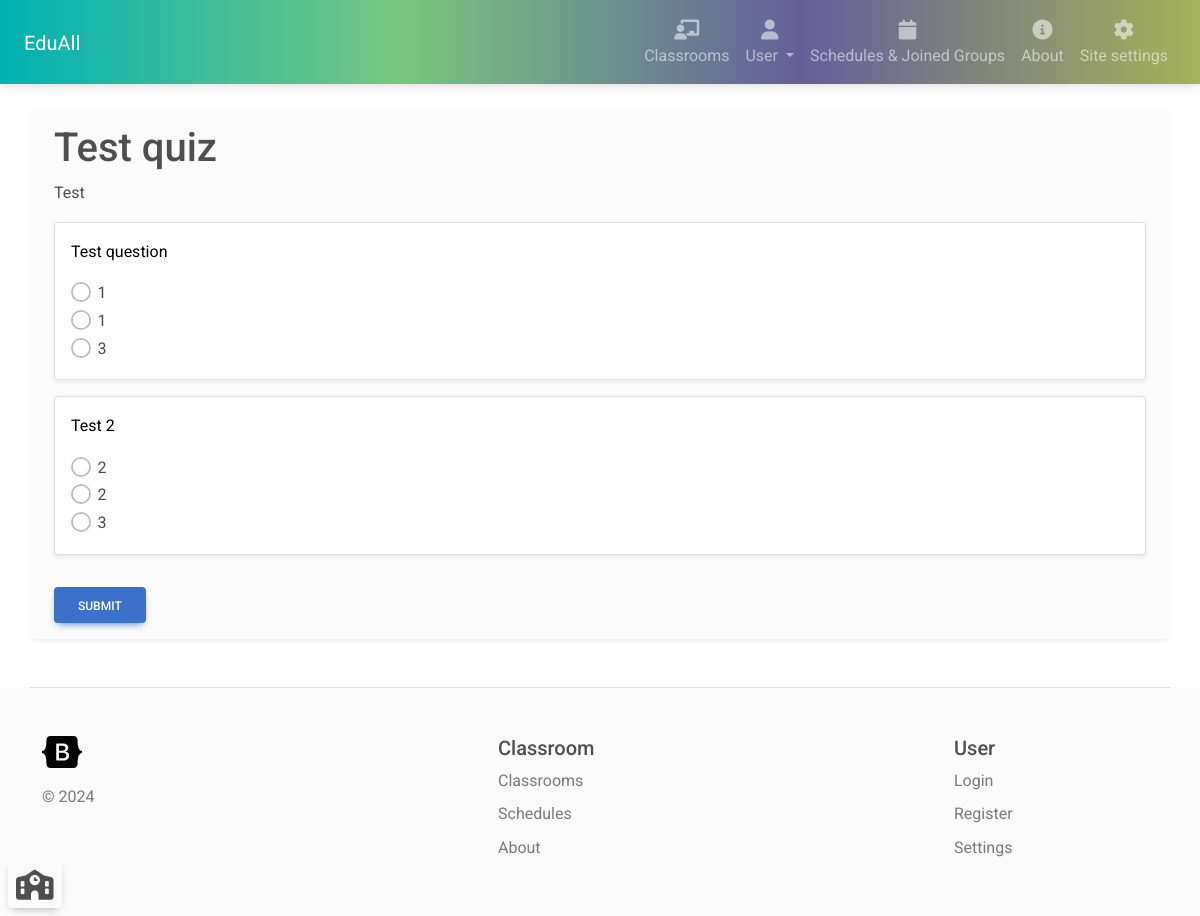
The app's page /classroom/quiz/2/answer (signed in) with its own data.
### classroom_manager/models.py (models this page shows, shortened)
class Quiz(models.Model):
    title = models.CharField(max_length=200)
    description = models.CharField(max_length=3000)
    classroom = models.ForeignKey(Classroom, on_delete=models.CASCADE)
    deadline = models.DateTimeField(null=True)

class QuizQuestion(models.Model):
    question = models.CharField(max_length=2000)
    quiz = models.ForeignKey(Quiz, on_delete=models.CASCADE)
    a = models.CharField(max_length=500)
    b = models.CharField(max_length=500)
    c = models.CharField(max_length=500)
    d = models.CharField(max_length=500)
    e = models.CharField(max_length=500)
    correct = models.CharField(max_length=1)
    def __str__(self):
        return self.question
    class Meta:
        constraints = [
            models.CheckConstraint(check=models.Q(correct__in=['a', 'b', 'c', 'd', 'e']), name='correct_answer_constraint')
        ]

### classroom_manager/views.py (the view, shortened to what this page needs)
# urls.py: path('classroom/quiz/<int:quizId>/answer', views.answerQuiz, name="answer_quiz"),
@login_required(login_url='login')
def answerQuiz(request: HttpRequest, quizId: int):
    if request.method == 'GET':
        quiz = Quiz.objects.filter(id=quizId).first()
        if quiz == None:
            return render(request, '404page.html')
        questions = QuizQuestion.objects.filter(quiz=quiz).all()
        context = {'quiz': quiz, 'questions': questions}
        return render(request, 'quiz_answer.html', context)

### classroom_manager/templates/quiz_answer.html (shortened to what this page needs)
{% extends 'navbar.html' %}
{% block content %}
<h1>{{ quiz.title }}</h1>
<p class="mb-3 mt-2">{{ quiz.description }}</p>
<form method="POST" action="{% url 'answer_quiz' quiz.id %}">
{% for question in questions %}
    <div class="border rounded-2 px-3 py-3 mb-3 mt-0 shadow-sm bg-white" style="">
        <p class="text-black mt-0">{{ question }}</p>
        <div class="form-check">
            <input class="form-check-input" type="radio" name="{{ question.id }}" value="a" id="answerA{{ question.id }}" required>
            <label class="form-check-label" for="answerA{{ question.id }}">
                {{ question.a}}
            </label>
        </div>
        <div class="form-check">
            <input class="form-check-input" type="radio" name="{{ question.id }}" value="b" id="answerB{{ question.id }}" >
            <label class="form-check-label" for="answerB{{ question.id }}">
                {{ question.b }}
            </label>
        </div>
        {% if question.c %}
            <div class="form-check">
                <input class="form-check-input" type="radio" name="{{ question.id }}" value="c" id="answerC{{ question.id }}" >
                <label class="form-check-label" for="answerC{{ question.id }}">
                {{ question.c }}
                </label>
            </div>
        {% endif %}
    </div>
{% endfor %}
<button type="submit" class="btn btn-primary mx-auto mt-3">Submit</button>
</form>
{% endblock %}

### classroom_manager/static/css/variables.css (style rules this page uses)
:root { --primary: #155bd5; --primary-dark: #1c3ab6; --primary-light: #e2f1ff; --accent: #00d4d7; --accent-dark: #00bac1; --accent-light: #dff9f8; --success: #13d527; --success-dark: #00ae11; --success-light: #eafbe7; --secondary: #8f15d5; --secondary-dark: #6013c7; --secondary-light: #f4e5fa; --info: #15b2d5; --info-dark: #0f8ca8; --info-light: #e0f5fa; --caution: #dbbb25; --caution-dark: #d58f15; --caution-light: #fbf9e4; --error: #e6185e; --error-dark: #bf1257; --error-light: #fce4eb; --black: #1d1d1d; --dark-1: #2d2d2d; --dark-2: #4d4d4d; --dark-3: #6d6d6d; --gray-1: #8d8d8d; --gray-2: #adadad; --gray-3: #cdcdcd; --gray-4: #e0e0e0; --light-1: #efefef; --light-2: #f5f5f5; --light-3: #fafafa; --white: #ffffff; --gradient-1: linear-gradient(180deg, #155bd5 0%, #1c3ab6 100%); --gradient-2: linear-gradient(180deg, #155bd5 13.02%, #00d4d7 85.42%); --gradient-3: linear-gradient(180deg, #155bd5 0%, #8f15d5 100%); --gradient-4: linear-gradient(180deg, #155bd5 0%, #13d527 100%); --gradient-5: linear-gradient(180deg, #155bd5 0%, #15bbd5 100%); --gradient-6: linear-gradient(180deg, #155bd5 0%, #dbbb25 100%); --gradient-7: linear-gradient(180deg, #155bd5 0%, #e6185e 100%); --gradient-8: linear-gradient(180deg, #1c3ab6 0%, #00bac1 100%); --gradient-9: linear-gradient(180deg, #00d4d7 13.02%, #155bd5 85.42%); --shadow-1: 0px 0px 1px rgba(40, 41, 61, 0.08), 0px 0.5px 2px rgba(96, 97, 112, 0.16); --shadow-2: 0px 0px 1px rgba(40, 41, 61, 0.04), 0px 2px 4px rgba(96, 97, 112, 0.16); --shadow-3: 0px 0px 2px rgba(40, 41, 61, 0.04), 0px 4px 8px rgba(96, 97, 112, 0.16); --shadow-4: 0px 2px 4px rgba(40, 41, 61, 0.04), 0px 8px 16px rgba(96, 97, 112, 0.16); --shadow-5: 0px 2px 8px rgba(40, 41, 61, 0.04), 0px 16px 24px rgba(96, 97, 112, 0.16); --shadow-6: 0px 2px 8px rgba(40, 41, 61, 0.08), 0px 20px 32px rgba(96, 97, 112, 0.24); }

### records on screen
Quiz: title "Test quiz", description "Test"
QuizQuestion: question "Test question", a "1", b "1", c "3"
QuizQuestion: question "Test 2", a "2", b "2", c "3"
